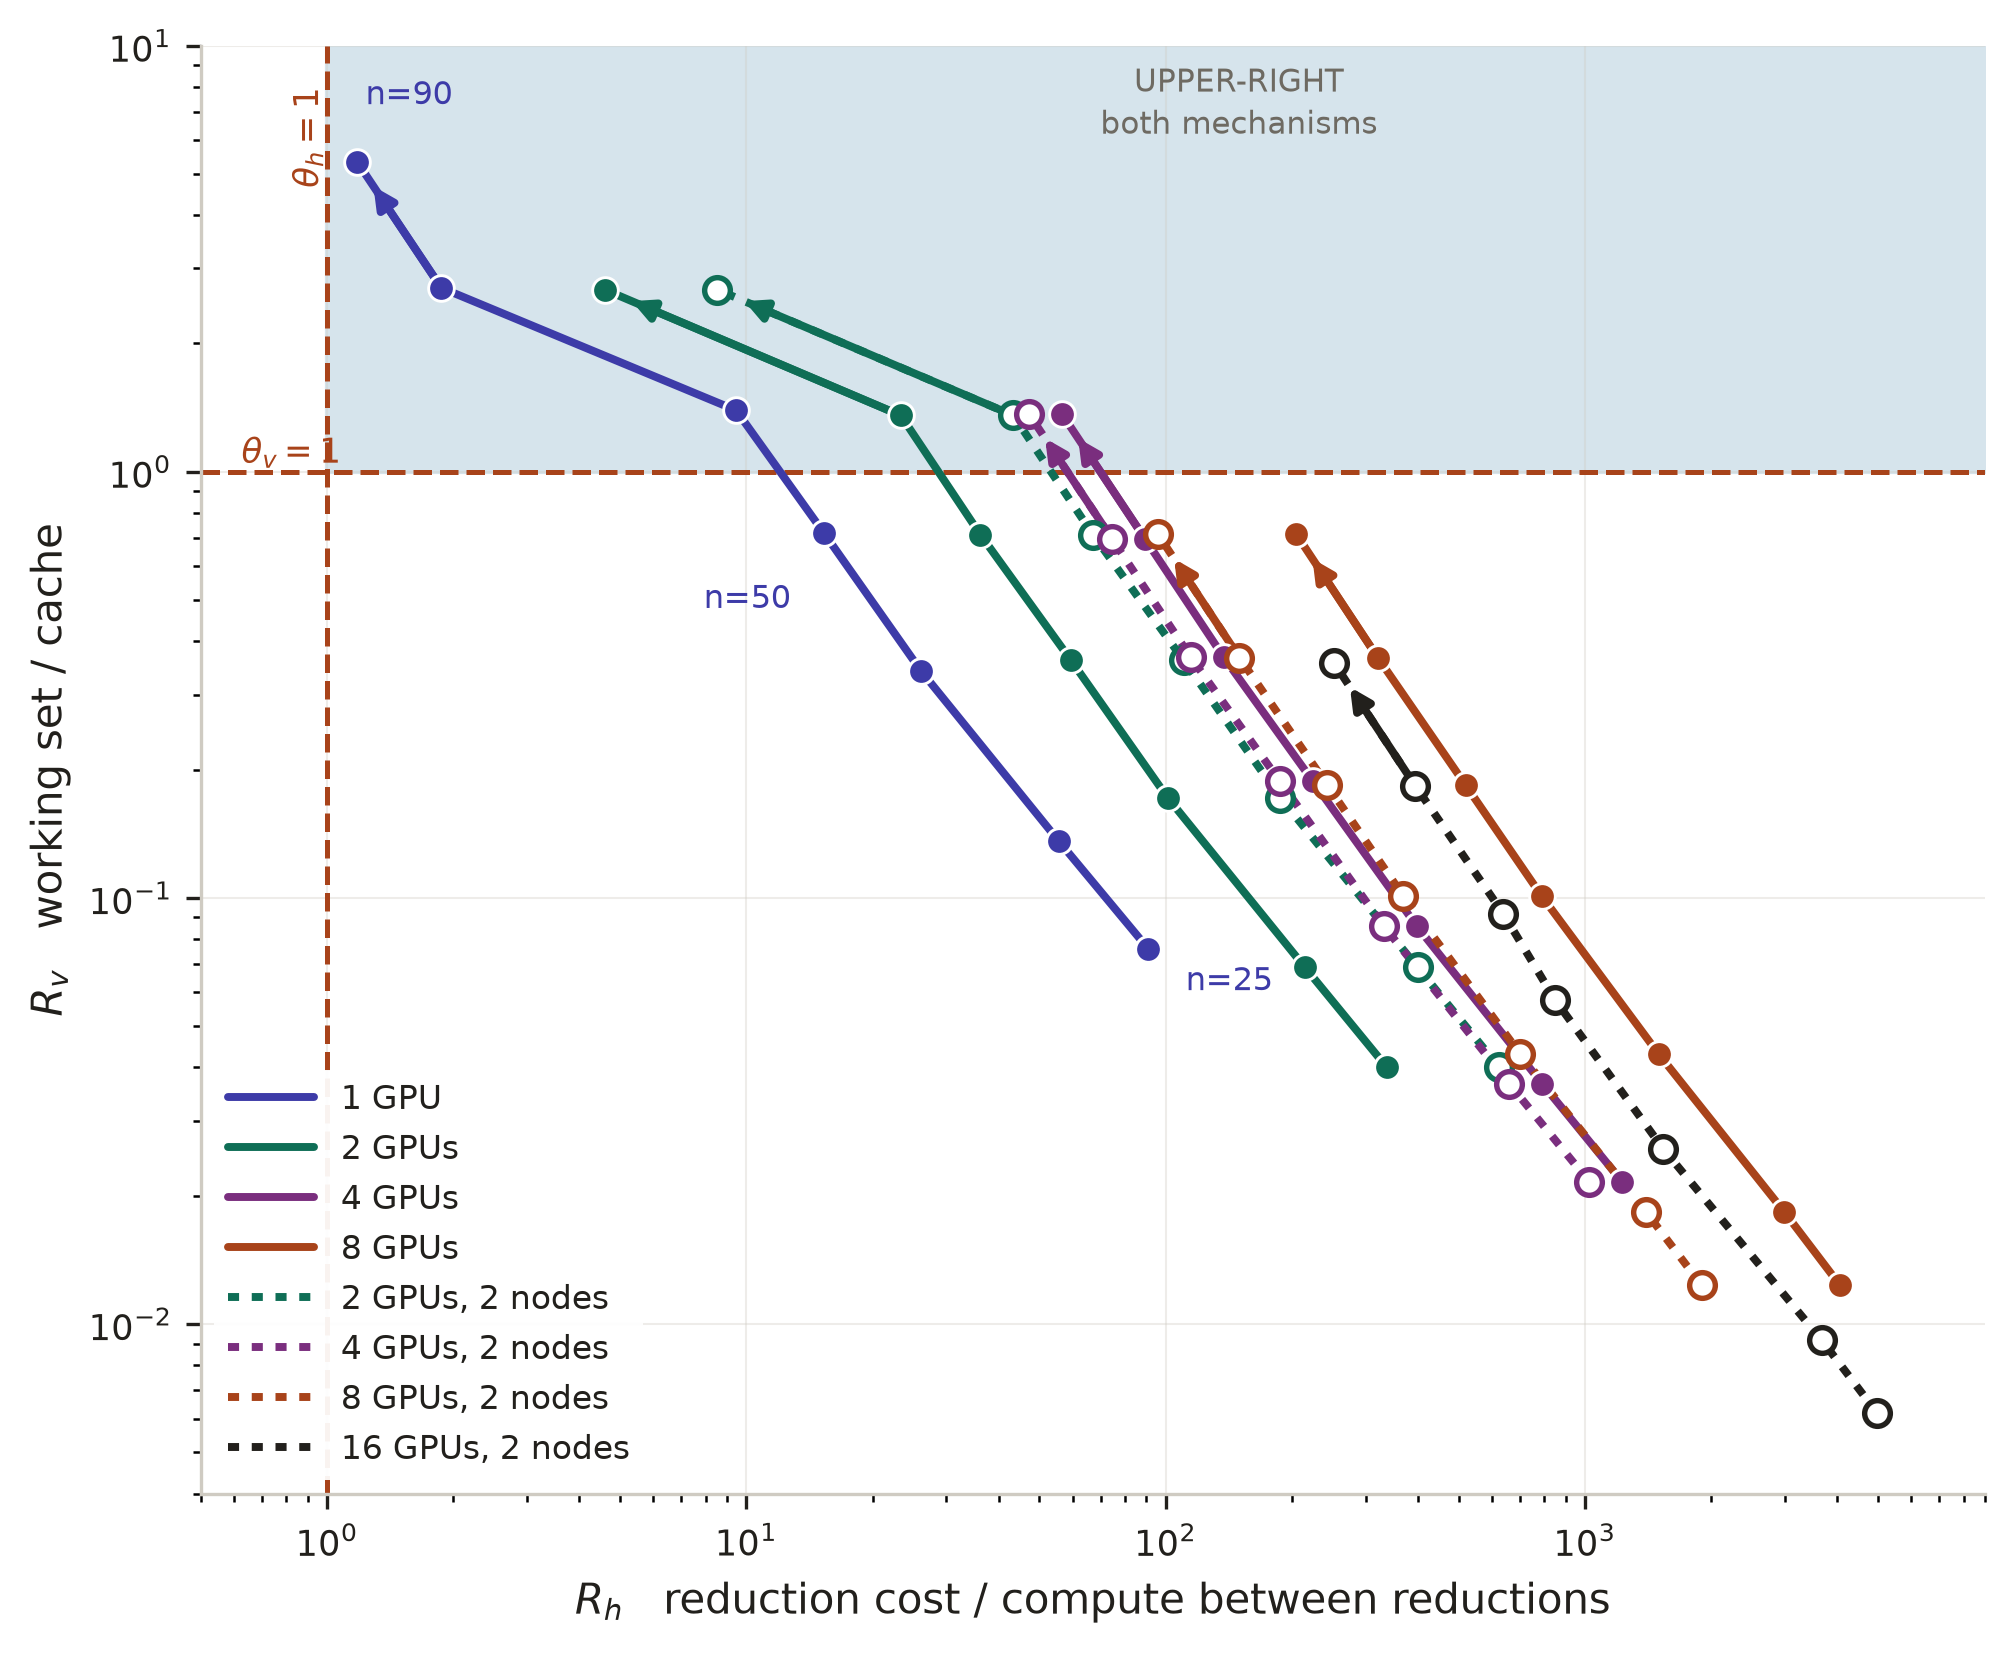

Recreate this plot in Python.
"""The regime map as a trajectory on maguire: how the measured Basket operator moves
through the (R_h, R_v) plane as the grid is refined, under each H200 participant
count of one node.

The synge companion is scripts/plots/regime_trajectory.py, whose plane, thresholds
and helpers this reuses so the two figures can be read side by side. What differs is
the machine and the arrangements: synge offers two GPUs over two nodes, maguire's
gpu01 offers eight over one.

Every point is a PREDICTION. The coordinates come from a measured operator property
(the converged Krylov dimension in the placement table), a measured machine capacity
(the h200 preset), and a measured collective cost for that exact participant count
(kGpuTopologies), combined by the predeclared byte model. No solver has run on this
hardware, so every row carries validation=PLACEMENT-ONLY and the figure says so.

Reading it: refinement climbs. R_v grows with the local working set, so the coarse
end of each sweep sits low-right and refinement carries it up and to the left. More
participants shard the same global grid into smaller local slabs, which lowers R_v,
while the collective they must cross costs more, which raises R_h: the sweeps move
down and right as the participant count grows.

  uv run scripts/plots/regime_trajectory_maguire.py
"""
# /// script
# dependencies = ["matplotlib", "numpy"]
# ///
from __future__ import annotations

from pathlib import Path

import matplotlib
matplotlib.use("Agg")
import matplotlib.pyplot as plt
import numpy as np

import figstyle as fs
import gpu_figstyle as gpu
import regime_trajectory as rt

HERE = Path(__file__).resolve().parent
ROOT = HERE.parent.parent
TRAJECTORY_CSV = ROOT / "data" / "regime" / "regime_gpu_trajectory_h200.csv"
FIGURE = "regime_trajectory_maguire"

# Two FAMILIES of arrangement, and the distinction is the point of the figure.
#
#   one node   ncclCommInitAll: ONE process driving N local GPUs, over NVLink.
#   two nodes  one MPI rank per GPU, aggregating within each node then crossing
#              InfiniBand once.
#
# They differ in the node split AND in the launch structure, so a difference between
# the families is not attributable to the split alone. The experiment that would
# separate them, N MPI ranks on a single node, has not been run. Hue therefore
# carries participant count, which IS controlled, and the families are separated by
# line style and marker fill so no reader joins them into one axis by accident.
ONE_NODE = ("1gpu-1node", "2gpu-1node", "4gpu-1node", "8gpu-1node")
TWO_NODE = ("2gpu-2node", "4gpu-2node", "8gpu-2node", "16gpu-2node")
TOPOLOGY_ORDER = ONE_NODE + TWO_NODE

# Hue by participant count, so the same count is the same color in both families and
# the 8-on-one-node against 8-over-two-nodes comparison is a color match.
_BY_COUNT = {
    1:  gpu.TOPOLOGY_COLOR["1gpu-1node"],
    2:  gpu.TOPOLOGY_COLOR["2gpu-1node"],
    4:  gpu.TOPOLOGY_COLOR["2gpu-2node"],
    8:  gpu.TOPOLOGY_COLOR["4gpu-2node"],
    16: gpu.C_INK,
}
TOPOLOGY_COLOR = {
    "1gpu-1node": _BY_COUNT[1],  "2gpu-1node": _BY_COUNT[2],
    "4gpu-1node": _BY_COUNT[4],  "8gpu-1node": _BY_COUNT[8],
    "2gpu-2node": _BY_COUNT[2],  "4gpu-2node": _BY_COUNT[4],
    "8gpu-2node": _BY_COUNT[8],  "16gpu-2node": _BY_COUNT[16],
}
# Solid for one node, dotted for two: the family is legible in a black-and-white
# print, where hue is not.
TOPOLOGY_LINESTYLE = {k: ("-" if k in ONE_NODE else (0, (1.4, 1.6)))
                      for k in TOPOLOGY_ORDER}
TOPOLOGY_LABEL = {
    "1gpu-1node": "1 GPU",           "2gpu-1node": "2 GPUs",
    "4gpu-1node": "4 GPUs",          "8gpu-1node": "8 GPUs",
    "2gpu-2node": "2 GPUs, 2 nodes", "4gpu-2node": "4 GPUs, 2 nodes",
    "8gpu-2node": "8 GPUs, 2 nodes", "16gpu-2node": "16 GPUs, 2 nodes",
}


def load_trajectory() -> tuple[dict, str | None]:
    """Accepted rows, keyed (policy, topology, n).

    The same admission rule as the synge loader: exactly one accepted, uncontended
    row per key, and a duplicate blocks its key rather than being averaged away.
    """
    STANCES = {"PASS", "PLACEMENT-ONLY"}
    if not TRAJECTORY_CSV.exists():
        return {}, (f"{TRAJECTORY_CSV.relative_to(ROOT)} not found - run\n"
                    "  ./build/regime-gpu-trajectory --machine h200 --policy both \\\n"
                    "      --csv data/regime/regime_gpu_trajectory_h200.csv")
    keyed: dict[tuple[str, str, int], dict] = {}
    for row in rt.load_csv(TRAJECTORY_CSV):
        if (row["accepted"] != "1" or row["validation"] not in STANCES
                or row["contended"] != "0"):
            continue
        key = (row["policy"], row["topology"], int(row["n_global"]))
        if key in keyed:
            return {}, f"duplicate accepted row for {key}"
        keyed[key] = row
    if not keyed:
        return {}, "no accepted rows in the maguire trajectory table"
    return keyed, None


def panel(keyed: dict, grids) -> dict:
    fig, ax = plt.subplots(figsize=(6.6, 5.4), constrained_layout=True)
    # Wider than the synge panel on both axes. Sixteen participants push R_h past
    # 5e3 at the coarse end while shrinking R_v to 6e-3, so the synge limits would
    # crop the very points the added arrangements contribute.
    xlim, ylim = (5.0e-1, 9.0e3), (4.0e-3, 1.0e1)
    rt.draw_plane(ax, xlim, ylim, labels="corner")

    drawn, dropped = {}, []
    for key in TOPOLOGY_ORDER:
        rows = rt.sweep(keyed, "fixed-global", key, grids)
        if rows is None:
            dropped.append(key)
        else:
            drawn[key] = rows

    for key, rows in drawn.items():
        color = TOPOLOGY_COLOR[key]
        rh = np.array([float(r["rh"]) for r in rows])
        rv = np.array([float(r["rv"]) for r in rows])
        ax.plot(rh, rv, color=color, lw=1.9, ls=TOPOLOGY_LINESTYLE[key],
                zorder=4, solid_capstyle="round", label=TOPOLOGY_LABEL[key])
        # Filled markers for one node, hollow for two. Fill is the second channel
        # carrying the family, so the distinction survives a greyscale print.
        one_node = key in ONE_NODE
        ax.scatter(rh, rv, s=38, marker=gpu.POLICY_MARKER["fixed-global"],
                   color=color if one_node else "white",
                   edgecolor="white" if one_node else color,
                   linewidth=0.7 if one_node else 1.3, zorder=6)
        # The arrow marks the direction of refinement, so the sweep is not read
        # backwards: the head is the finest grid.
        ax.annotate("", xy=(rh[-1], rv[-1]), xytext=(rh[-2], rv[-2]),
                    arrowprops=dict(arrowstyle="-|>", color=color, lw=1.9,
                                    shrinkA=0, shrinkB=7), zorder=5)

    # Grids labeled on the single-GPU line only. Every line carries the same grids
    # in the same order, so four sets of labels would cost clarity and buy nothing.
    if "1gpu-1node" in drawn:
        where = rt.label_positions(list(grids))
        for grid, row in zip(grids, drawn["1gpu-1node"]):
            if grid in where:
                dx, dy, ha = rt.GPU_LABEL_OFFSET[where[grid]]
                fs.label_value(ax, float(row["rh"]), float(row["rv"]), f"n={grid}",
                               dy=dy, dx=dx, ha=ha, size=7.8,
                               color=TOPOLOGY_COLOR["1gpu-1node"])

    rt.finish(ax, xlim, ylim)
    fs.legend(ax, loc="lower left", opaque=True)
    return {"drawn": drawn, "dropped": dropped, "fig": fig, "grids": grids}


def main() -> int:
    keyed, error = load_trajectory()
    if error:
        return rt.blocked(FIGURE, error)

    grids = sorted({n for (policy, _, n) in keyed if policy == "fixed-global"})
    if not grids:
        return rt.blocked(FIGURE, "no fixed-global rows to draw")

    result = panel(keyed, grids)
    if not result["drawn"]:
        return rt.blocked(FIGURE, "no arrangement had a complete sweep")
    rt.write(result["fig"], FIGURE)

    print(f"  {FIGURE}: {len(result['drawn'])} arrangement(s) over "
          f"{len(grids)} grid(s) {grids}")
    if result["dropped"]:
        print(f"  incomplete, not drawn: {', '.join(result['dropped'])}")
    print("  every point is PLACEMENT-ONLY: predicted from measured constants,")
    print("  with no solver run on this hardware.")
    return 0


if __name__ == "__main__":
    raise SystemExit(main())
